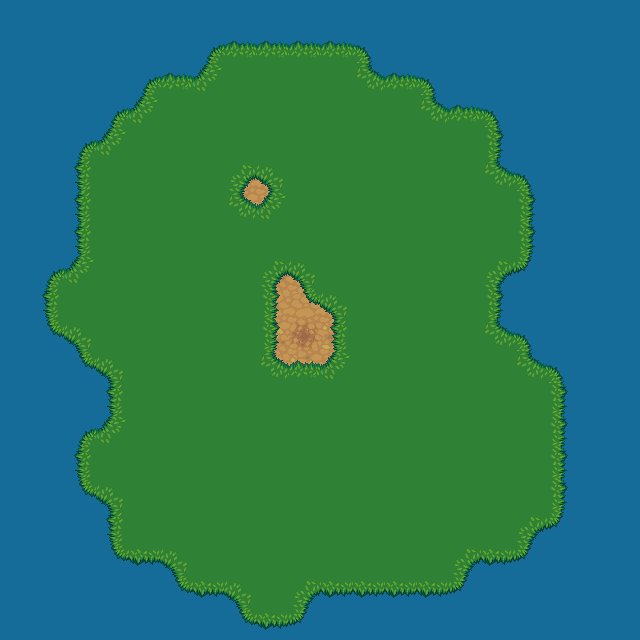

Tiled map render using the project's own tile images. Description and the map definition, with tile-layer contents summarised, below:
An orthogonal 20x20 tile map with 32x32 px tiles, 3 tile layers (Water, Dirt, Grass), 1 hidden layer not drawn.

<map version="1.0" orientation="orthogonal" width="20" height="20" tilewidth="32" tileheight="32">
 <tileset firstgid="1" source="terrain_atlas.tsx" />
 <layer name="Water" width="20" height="20">
  <data>[400 cells, 400 non-empty, 1 distinct tile ids]</data>
 </layer>
 <layer name="Dirt" width="20" height="20">
  <data>[400 cells, 182 non-empty, 4 distinct tile ids]</data>
 </layer>
 <layer name="Grass" width="20" height="20">
  <data>[400 cells, 255 non-empty, 13 distinct tile ids]</data>
 </layer>
 <layer name="Grass Features" width="20" height="20" visible="0">
  <data>[400 cells, 28 non-empty, 9 distinct tile ids]</data>
 </layer>
</map>
